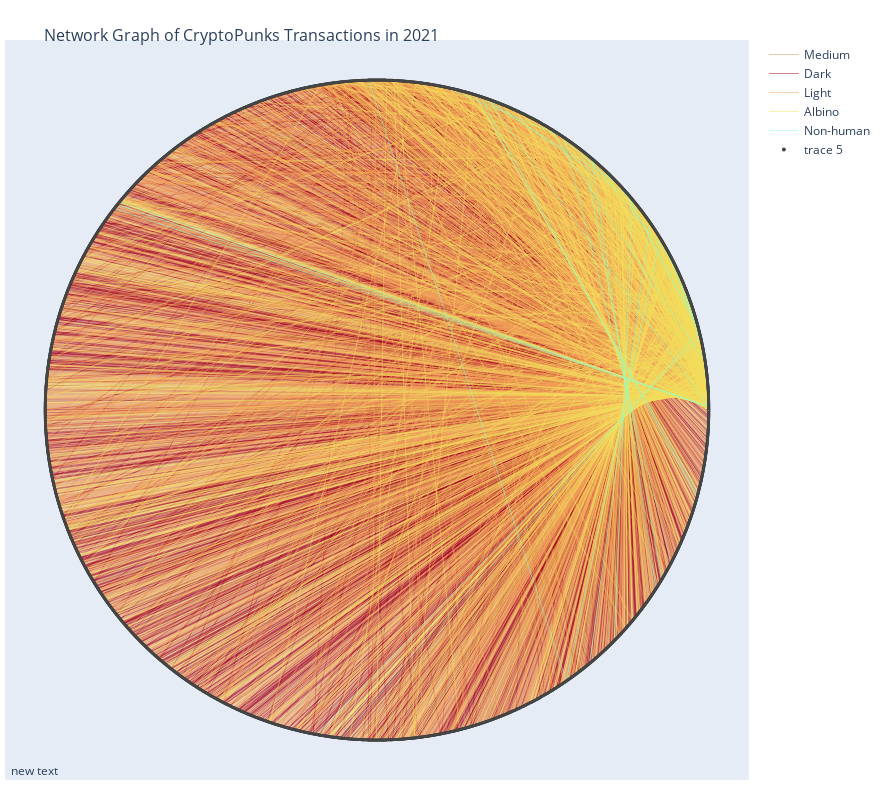

Notebook source saved alongside this figure:
### Code cell
iplot(fig)

### Figure 1 — Plotly figure (JSON) as saved in the notebook; plotly's stock layout.template omitted (floating-point values rounded to 4 significant figures; data arrays with more than 128 entries replaced by an {"elided": "..."} marker saying what was removed)
{"data": [{"hoverinfo": "none", "line": {"color": "#DB9065", "width": 0.5}, "mode": "lines", "name": "Medium", "type": "scatter", "x": {"elided": "7791 float values"}, "y": {"elided": "7791 float values"}}, {"hoverinfo": "none", "line": {"color": "#A4031F", "width": 0.5}, "mode": "lines", "name": "Dark", "type": "scatter", "x": {"elided": "8514 float values"}, "y": {"elided": "8514 float values"}}, {"hoverinfo": "none", "line": {"color": "#F2A359", "width": 0.5}, "mode": "lines", "name": "Light", "type": "scatter", "x": {"elided": "7899 float values"}, "y": {"elided": "7899 float values"}}, {"hoverinfo": "none", "line": {"color": "#F2DC5D", "width": 0.5}, "mode": "lines", "name": "Albino", "type": "scatter", "x": {"elided": "2598 float values"}, "y": {"elided": "2598 float values"}}, {"hoverinfo": "none", "line": {"color": "#8DFFCD", "width": 0.5}, "mode": "lines", "name": "Non-human", "type": "scatter", "x": [1.0, 0.3318, null, 1.0, -0.7758, null, 1.0, -0.7828, null, 0.9999, -0.7925, null, 0.9975, 0.9716, null, 0.9894, 0.5202, null, 0.9892, 0.9829, null, 0.9835, 0.8909, null, 0.9786, 0.9153, null, 0.9749, -0.1813, null, 0.9716, 0.7487, null, 0.9708, -0.1062, null, 0.9665, 0.7381, null, 0.9636, 0.8604, null, 0.8952, 0.6251, null, 0.8538, 0.5706, null, 0.8219, 0.641, null, 0.7693, 0.3318, null, 0.7693, 0.7153, null, 0.7487, 0.5296, null, 0.7295, 0.3123, null, 0.6471, 0.5783, null, 0.6471, 0.8404, null, 0.6251, 0.8588, null, 0.5627, 0.2039, null, 0.5627, 0.8858, null, 0.3123, 0.964, null, 0.2973, 0.9669, null, -0.02571, 0.5706, null], "y": [0.009493, 0.9434, null, 0.009493, 0.6309, null, 0.009493, 0.6223, null, 0.01108, 0.6098, null, 0.07114, 0.2367, null, 0.1451, 0.8541, null, 0.1466, 0.1841, null, 0.181, 0.4542, null, 0.2058, 0.4028, null, 0.2228, -0.9834, null, 0.2367, 0.6629, null, 0.2397, -0.9943, null, 0.2566, 0.6747, null, 0.2673, 0.5097, null, 0.4458, 0.7806, null, 0.5205, -0.8213, null, 0.5696, -0.7675, null, 0.6389, 0.9434, null, 0.6389, -0.6988, null, 0.6629, 0.8482, null, 0.6839, 0.95, null, 0.7624, 0.8158, null, 0.7624, -0.542, null, 0.7806, -0.5124, null, 0.8266, 0.979, null, 0.8266, -0.4641, null, 0.95, -0.2658, null, 0.9548, -0.2551, null, 0.9997, -0.8213, null]}, {"hoverinfo": "text", "marker": {"color": {"elided": "3971 int values"}, "colorscale": [[0, "rgb(0,0,0)"], [0.3333, "rgb(230,0,0)"], [0.6667, "rgb(255,210,0)"], [1, "rgb(255,255,255)"]], "line": {"width": 2}, "reversescale": true, "size": 1}, "mode": "markers", "text": {"elided": "3971 str values"}, "type": "scatter", "x": {"elided": "3971 float values"}, "y": {"elided": "3971 float values"}}], "layout": {"annotations": [{"showarrow": false, "x": 0.005, "xref": "paper", "y": -0.002, "yref": "paper"}], "height": 800, "hovermode": "closest", "margin": {"b": 20, "l": 5, "r": 5, "t": 40}, "showlegend": true, "title": {"font": {"size": 16}, "text": "<br>Network Graph of CryptoPunks Transactions in 2021"}, "width": 880, "xaxis": {"showgrid": false, "showticklabels": false, "zeroline": false}, "yaxis": {"showgrid": false, "showticklabels": false, "zeroline": false}}}
